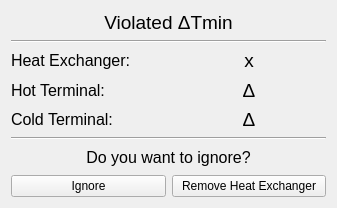
<?xml version="1.0" encoding="UTF-8"?>
<ui version="4.0">
 <class>Form</class>
 <widget class="QWidget" name="Form">
  <property name="geometry">
   <rect>
    <x>0</x>
    <y>0</y>
    <width>337</width>
    <height>208</height>
   </rect>
  </property>
  <property name="windowTitle">
   <string>Form</string>
  </property>
  <layout class="QVBoxLayout" name="verticalLayout">
   <item>
    <widget class="QLabel" name="label">
     <property name="font">
      <font>
       <pointsize>14</pointsize>
      </font>
     </property>
     <property name="text">
      <string>Violated ΔTmin</string>
     </property>
     <property name="alignment">
      <set>Qt::AlignCenter</set>
     </property>
    </widget>
   </item>
   <item>
    <widget class="Line" name="line">
     <property name="orientation">
      <enum>Qt::Horizontal</enum>
     </property>
    </widget>
   </item>
   <item>
    <layout class="QHBoxLayout" name="horizontalLayout_4">
     <item>
      <widget class="QLabel" name="label_8">
       <property name="sizePolicy">
        <sizepolicy hsizetype="Preferred" vsizetype="Minimum">
         <horstretch>0</horstretch>
         <verstretch>0</verstretch>
        </sizepolicy>
       </property>
       <property name="minimumSize">
        <size>
         <width>142</width>
         <height>0</height>
        </size>
       </property>
       <property name="maximumSize">
        <size>
         <width>16777215</width>
         <height>142</height>
        </size>
       </property>
       <property name="font">
        <font>
         <pointsize>12</pointsize>
        </font>
       </property>
       <property name="text">
        <string>Heat Exchanger: </string>
       </property>
      </widget>
     </item>
     <item>
      <widget class="QLabel" name="label_7">
       <property name="minimumSize">
        <size>
         <width>100</width>
         <height>0</height>
        </size>
       </property>
       <property name="font">
        <font>
         <pointsize>14</pointsize>
        </font>
       </property>
       <property name="text">
        <string>x</string>
       </property>
       <property name="alignment">
        <set>Qt::AlignCenter</set>
       </property>
      </widget>
     </item>
    </layout>
   </item>
   <item>
    <layout class="QHBoxLayout" name="horizontalLayout_2">
     <item>
      <widget class="QLabel" name="label_5">
       <property name="sizePolicy">
        <sizepolicy hsizetype="Preferred" vsizetype="Minimum">
         <horstretch>0</horstretch>
         <verstretch>0</verstretch>
        </sizepolicy>
       </property>
       <property name="minimumSize">
        <size>
         <width>142</width>
         <height>0</height>
        </size>
       </property>
       <property name="maximumSize">
        <size>
         <width>16777215</width>
         <height>142</height>
        </size>
       </property>
       <property name="font">
        <font>
         <pointsize>12</pointsize>
        </font>
       </property>
       <property name="text">
        <string>Hot Terminal: </string>
       </property>
      </widget>
     </item>
     <item>
      <widget class="QLabel" name="label_3">
       <property name="minimumSize">
        <size>
         <width>100</width>
         <height>0</height>
        </size>
       </property>
       <property name="maximumSize">
        <size>
         <width>16777215</width>
         <height>16777215</height>
        </size>
       </property>
       <property name="font">
        <font>
         <pointsize>14</pointsize>
        </font>
       </property>
       <property name="styleSheet">
        <string notr="true"/>
       </property>
       <property name="text">
        <string>Δ</string>
       </property>
       <property name="alignment">
        <set>Qt::AlignCenter</set>
       </property>
       <property name="wordWrap">
        <bool>false</bool>
       </property>
      </widget>
     </item>
    </layout>
   </item>
   <item>
    <layout class="QHBoxLayout" name="horizontalLayout_3">
     <item>
      <widget class="QLabel" name="label_6">
       <property name="sizePolicy">
        <sizepolicy hsizetype="Preferred" vsizetype="Minimum">
         <horstretch>0</horstretch>
         <verstretch>0</verstretch>
        </sizepolicy>
       </property>
       <property name="minimumSize">
        <size>
         <width>142</width>
         <height>0</height>
        </size>
       </property>
       <property name="maximumSize">
        <size>
         <width>16777215</width>
         <height>142</height>
        </size>
       </property>
       <property name="font">
        <font>
         <pointsize>12</pointsize>
        </font>
       </property>
       <property name="text">
        <string>Cold Terminal:</string>
       </property>
      </widget>
     </item>
     <item>
      <widget class="QLabel" name="label_4">
       <property name="minimumSize">
        <size>
         <width>100</width>
         <height>0</height>
        </size>
       </property>
       <property name="maximumSize">
        <size>
         <width>16777215</width>
         <height>16777215</height>
        </size>
       </property>
       <property name="font">
        <font>
         <pointsize>14</pointsize>
        </font>
       </property>
       <property name="styleSheet">
        <string notr="true"/>
       </property>
       <property name="text">
        <string>Δ</string>
       </property>
       <property name="alignment">
        <set>Qt::AlignCenter</set>
       </property>
      </widget>
     </item>
    </layout>
   </item>
   <item>
    <widget class="Line" name="line_2">
     <property name="orientation">
      <enum>Qt::Horizontal</enum>
     </property>
    </widget>
   </item>
   <item>
    <widget class="QLabel" name="label_2">
     <property name="font">
      <font>
       <pointsize>12</pointsize>
      </font>
     </property>
     <property name="text">
      <string>Do you want to ignore?</string>
     </property>
     <property name="alignment">
      <set>Qt::AlignCenter</set>
     </property>
    </widget>
   </item>
   <item>
    <layout class="QHBoxLayout" name="horizontalLayout">
     <item>
      <widget class="QPushButton" name="pushButton_2">
       <property name="text">
        <string>Ignore</string>
       </property>
      </widget>
     </item>
     <item>
      <widget class="QPushButton" name="pushButton">
       <property name="minimumSize">
        <size>
         <width>150</width>
         <height>0</height>
        </size>
       </property>
       <property name="text">
        <string>Remove Heat Exchanger</string>
       </property>
      </widget>
     </item>
    </layout>
   </item>
  </layout>
 </widget>
 <resources/>
 <connections/>
</ui>
